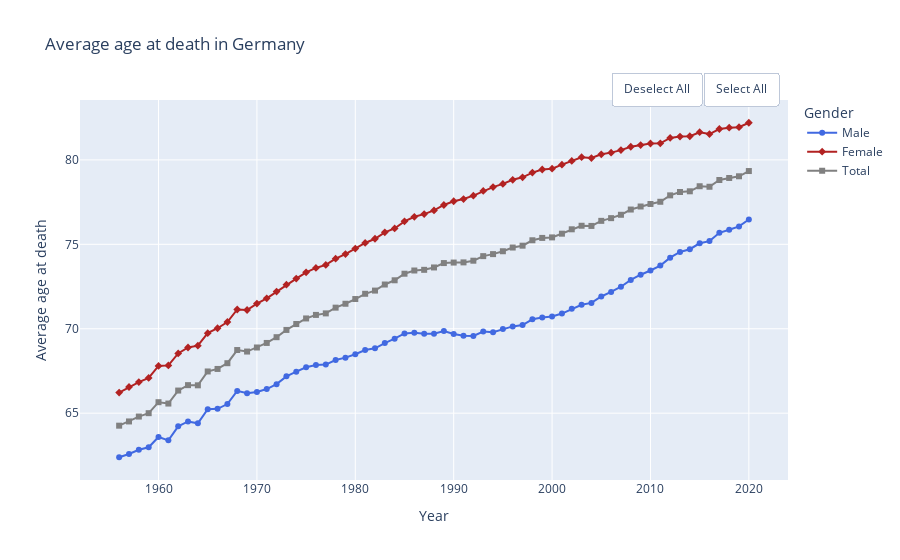

Notebook source saved alongside this figure:
### Code cell
df=pd.read_csv('average-life.csv',delimiter=';')
df['time']=pd.to_datetime(df['time'],format='%Y')
df=df.rename(columns={"BEV033__Average_age_at_death__years":"Average age at death","2_variable_code.2":"Gender","time":"years"})
fig=px.line(df,x='years',y="Average age at death",labels={'years':'Year'},color="Gender",line_group="Gender",markers=True
       ,title='Average age at death in Germany', color_discrete_sequence=['royalblue', 'firebrick','gray'],symbol='Gender')
layout()
fig
